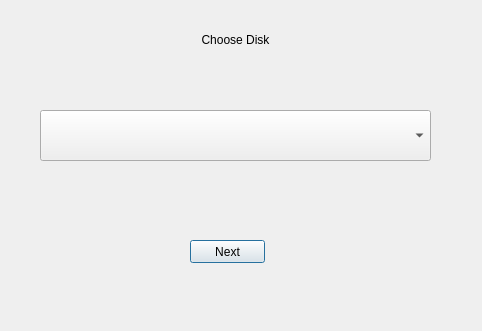
<?xml version="1.0" encoding="UTF-8"?>
<ui version="4.0">
 <class>Dialog</class>
 <widget class="QDialog" name="Dialog">
  <property name="geometry">
   <rect>
    <x>0</x>
    <y>0</y>
    <width>482</width>
    <height>331</height>
   </rect>
  </property>
  <property name="windowTitle">
   <string>Choose Disk</string>
  </property>
  <widget class="QComboBox" name="comboBox">
   <property name="geometry">
    <rect>
     <x>40</x>
     <y>110</y>
     <width>391</width>
     <height>51</height>
    </rect>
   </property>
  </widget>
  <widget class="QLabel" name="label">
   <property name="geometry">
    <rect>
     <x>100</x>
     <y>30</y>
     <width>271</width>
     <height>20</height>
    </rect>
   </property>
   <property name="text">
    <string>Choose Disk</string>
   </property>
   <property name="alignment">
    <set>Qt::AlignCenter</set>
   </property>
  </widget>
  <widget class="QPushButton" name="pushButton">
   <property name="geometry">
    <rect>
     <x>190</x>
     <y>240</y>
     <width>75</width>
     <height>23</height>
    </rect>
   </property>
   <property name="text">
    <string>Next</string>
   </property>
  </widget>
 </widget>
 <resources/>
 <connections/>
</ui>
